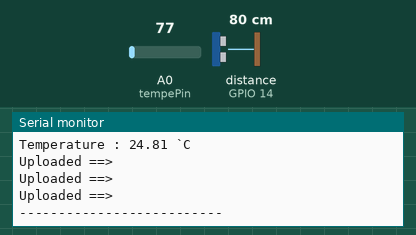
Recording of a sketch running on a simulated ESP8266 (NodeMCU). Parts: the last lines printed to the serial monitor. Wiring (inferred from the names in the program): ultrasonic range finder: trigger GPIO 12; echo GPIO 14. The test bench sets the inputs (shaded band); at power-on: distance to the obstacle (sensor on GPIO 14) 80 cm, A0 (tempePin) = 77. The echo pulse lasts 58.3 µs per cm; WiFi joins after 1.5 s; servers stay silent unless stated.

Above: at 2.7 s.
2.8 s: distance to the obstacle (sensor on GPIO 14) set to 2 cm
10.6 s: A0 (tempePin) set to 92
At 12.11 s:
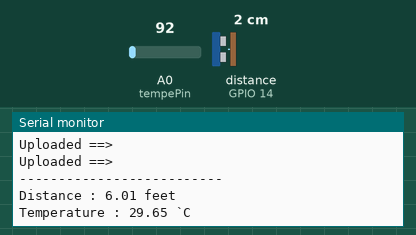
18.4 s: distance to the obstacle (sensor on GPIO 14) set to 4 cm
At 22.71 s:
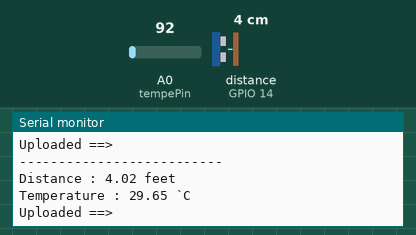
26.2 s: A0 (tempePin) set to 107
At 33.01 s:
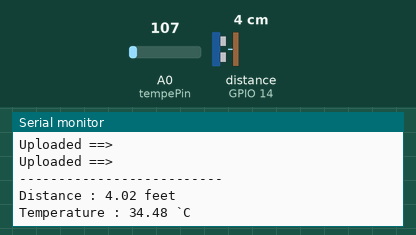
Timing chart, 0 to 34.5 s (numbered marks = the images above; inputs shaded):
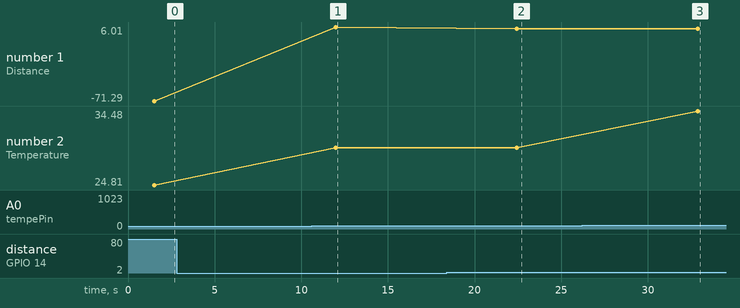

Measured:
- after the input at 10.6 s, the serial monitor: prints a new line after 1.4 s (image 1)
- after the input at 18.4 s, the serial monitor: prints a new line after 4.0 s (image 2)
- after the input at 26.2 s, the serial monitor: prints a new line after 6.7 s (image 3)
- plotted number 1: 6.01 → 4.02 after the input at 18.4 s
- plotted number 2: 24.81 → 29.65 after the input at 10.6 s, 29.65 → 34.48 after the input at 26.2 s

The sketch:

WaterQualityMonitor.ino
```cpp
#include "FirebaseESP8266.h"
#include <ESP8266WiFi.h>

#define FIREBASE_HOST "tce-it-default-rtdb.firebaseio.com"
#define FIREBASE_AUTH "HpUe3VYna3eix9Py0hQbyyU8nNpnCHAkXperrWqW"
#define WIFI_SSID "துஜ"
#define WIFI_PASSWORD "Jaga@123"

const int trigPin = 12;
const int echoPin = 14;
const int tempePin= A0;

long duration;
float distance;
int tempeValue;
float millivolts;
float celsius;
float cm;
int heightOfTank = 8;
float levelInPercent;

FirebaseData firebaseData;
FirebaseJson json;

void setup() {
  Serial.begin(9600);
  pinMode(trigPin, OUTPUT);
  pinMode(echoPin, INPUT);

  WiFi.begin(WIFI_SSID, WIFI_PASSWORD);
  Serial.print("Connecting to Wi-Fi");
  while (WiFi.status() != WL_CONNECTED)
  {
    Serial.print(".");
    delay(300);
  }
  Serial.println();
  Serial.print("Connected with IP : ");
  Serial.println(WiFi.localIP());
  Serial.println();

  Firebase.begin(FIREBASE_HOST, FIREBASE_AUTH);
  Firebase.reconnectWiFi(true);


}

void loop() {
  digitalWrite(trigPin, LOW);
  delayMicroseconds(2);
  digitalWrite(trigPin, HIGH);
  delayMicroseconds(10);
  digitalWrite(trigPin, LOW);

  duration = pulseIn(echoPin, HIGH);
  tempeValue = analogRead(tempePin);

  //distance = duration * 0.034/2;
  cm = duration * 0.017;
  distance = heightOfTank - cm;
  millivolts = (tempeValue/1024.0) * 3300;
  celsius = millivolts/10;
  levelInPercent = (distance/heightOfTank)*100;

  Serial.print("Distance : ");
  Serial.print(distance);
  Serial.println(" feet");
  Serial.print("Temperature : ");
  Serial.print(celsius);
  Serial.println(" `C");

  if (Firebase.setFloat(firebaseData, "/SixthSemester/IOT-MAD-EDP/WaterQualityMonitor/UserId/Level", distance)) {
    Serial.println("Uploaded ==> " + firebaseData.dataPath());
  }
  else {
    Serial.println("Fail to Upload ==> " + firebaseData.errorReason());
  }
  if (Firebase.setFloat(firebaseData, "/SixthSemester/IOT-MAD-EDP/WaterQualityMonitor/UserId/LevelInPercent", levelInPercent)) {
    Serial.println("Uploaded ==> " + firebaseData.dataPath());
  }
  else {
    Serial.println("Fail to Upload ==> " + firebaseData.errorReason());
  }
  if (Firebase.setFloat(firebaseData, "/SixthSemester/IOT-MAD-EDP/WaterQualityMonitor/UserId/Temperature", celsius)) {
    Serial.println("Uploaded ==> " + firebaseData.dataPath());
  }
  else {
    Serial.println("Fail to Upload ==> " + firebaseData.errorReason());
  }

  Serial.println("--------------------------");
  delay(10000);
}
```
